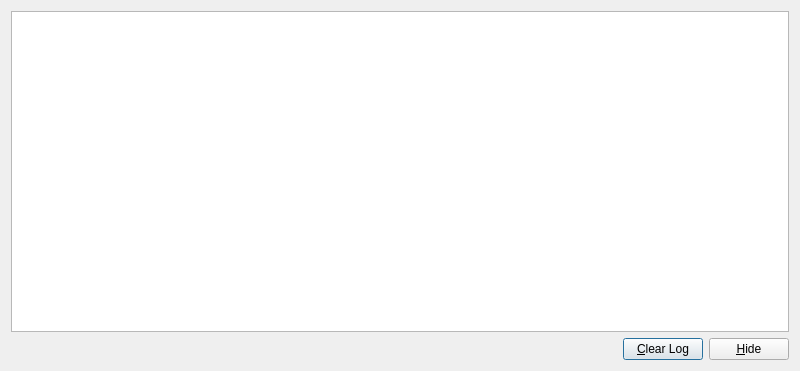
<?xml version="1.0" encoding="UTF-8"?>
<ui version="4.0">
 <class>LogWindowBase</class>
 <widget class="QDialog" name="LogWindowBase">
  <property name="geometry">
   <rect>
    <x>0</x>
    <y>0</y>
    <width>800</width>
    <height>371</height>
   </rect>
  </property>
  <property name="sizePolicy">
   <sizepolicy hsizetype="Fixed" vsizetype="Fixed">
    <horstretch>0</horstretch>
    <verstretch>0</verstretch>
   </sizepolicy>
  </property>
  <property name="minimumSize">
   <size>
    <width>400</width>
    <height>0</height>
   </size>
  </property>
  <property name="windowTitle">
   <string>Log - SKVM</string>
  </property>
  <layout class="QVBoxLayout" name="verticalLayout_2">
   <item>
    <widget class="QTextEdit" name="m_pLogOutput">
     <property name="font">
      <font>
       <family>Courier</family>
      </font>
     </property>
     <property name="autoFillBackground">
      <bool>false</bool>
     </property>
     <property name="undoRedoEnabled">
      <bool>false</bool>
     </property>
     <property name="lineWrapMode">
       <enum>QTextEdit::NoWrap</enum>
     </property>
     <property name="readOnly">
      <bool>true</bool>
     </property>
    </widget>
   </item>
   <item>
    <layout class="QHBoxLayout" name="horizontalLayout">
     <property name="sizeConstraint">
      <enum>QLayout::SetDefaultConstraint</enum>
     </property>
     <item>
      <spacer name="spacer">
       <property name="orientation">
        <enum>Qt::Horizontal</enum>
       </property>
       <property name="sizeHint" stdset="0">
        <size>
         <width>40</width>
         <height>20</height>
        </size>
       </property>
      </spacer>
     </item>
     <item>
      <widget class="QPushButton" name="m_pButtonClearLog">
       <property name="text">
        <string>&amp;Clear Log</string>
       </property>
      </widget>
     </item>
     <item>
      <widget class="QPushButton" name="m_pButtonHide">
       <property name="text">
        <string>&amp;Hide</string>
       </property>
      </widget>
     </item>
    </layout>
   </item>
  </layout>
 </widget>
</ui>
